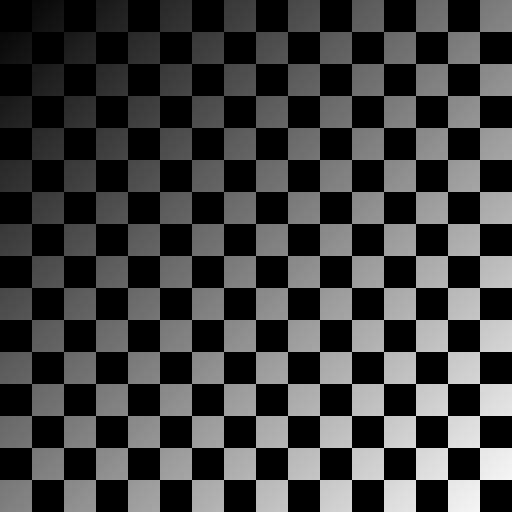
#> input picture HW3_3/checkerboard1024-shaded.tif, 1024 x 1024 px (shown at 1/2 size)
$ python q_all.py
#> lines starting #> are read from the running program, lines starting #| are printed output that depends on the picture
# q1.py — 存檔 + 立即顯示結果圖（--show 可關閉）
import os, sys, argparse
from pathlib import Path
import numpy as np
import cv2
import matplotlib.pyplot as plt

def read_gray(path):
    p = Path(path)
    if not p.exists():
        here = Path.cwd()
        cand = list(here.glob("**/checkerboard1024-shaded.*")) + list(here.glob("**/N1.*"))
        msg = [f"[ERROR] File not found: {p}"]
        msg.append(f"  - Current working dir: {here}")
        if cand:
            msg.append("  - I found similarly named files:")
            msg += [f"    * {c}" for c in cand[:10]]
        else:
            msg.append("  - No similarly named files found under current dir.")
        raise FileNotFoundError("\n".join(msg))

    img = cv2.imread(str(p), cv2.IMREAD_UNCHANGED)
    if img is None:
        try:
            import imageio.v2 as imageio
            img = imageio.imread(p)
            if img.ndim == 3:
                img = cv2.cvtColor(img, cv2.COLOR_RGB2GRAY)
        except Exception:
            try:
                from PIL import Image
                img = np.array(Image.open(p).convert("L"))
            except Exception as e:
                raise RuntimeError(f"[ERROR] Failed to load image by cv2/imageio/PIL: {p}\n{e}")

    if img.ndim == 3:
        img = cv2.cvtColor(img, cv2.COLOR_BGR2GRAY)
    return img.astype(np.float64)

def gaussian_kernel_params(h, w, K):
    sigma = min(h, w) / K
    ksize = int(2*np.ceil(3*sigma) + 1)
    return int(ksize), float(sigma)

def estimate_shading(img, ksize, sigma):
    if ksize > 0 and ksize % 2 == 1 and ksize <= 1001:
        return cv2.GaussianBlur(img, (ksize, ksize), sigma, sigma, borderType=cv2.BORDER_REFLECT)
    return cv2.GaussianBlur(img, (0, 0), sigma, sigma, borderType=cv2.BORDER_REFLECT)

def flatfield_correction(img, shade, eps=1e-6):
    shade_norm = shade / (shade.mean() + eps)
    return img / (shade_norm + eps)

def rescale_to_uint8(im):
    im = im - im.min()
    if im.max() > 0: im = im / im.max()
    return (im*255.0 + 0.5).astype(np.uint8)

def run(path, K, tag, out_dir, show=True):
    img = read_gray(path)
    h, w = img.shape
    ksize, sigma = gaussian_kernel_params(h, w, K)
    shade = estimate_shading(img, ksize, sigma)
    corr  = flatfield_correction(img, shade)

    out = Path(out_dir); out.mkdir(parents=True, exist_ok=True)
    base = Path(path).stem
    p_shade = out/f"{base}_shade_{tag}.png"
    p_corr  = out/f"{base}_corrected_{tag}.png"
    p_panel = out/f"{base}_panel_{tag}.png"

    cv2.imwrite(str(p_shade), rescale_to_uint8(shade))
    cv2.imwrite(str(p_corr),  rescale_to_uint8(corr))

    plt.figure(figsize=(12,4))
    plt.subplot(1,3,1); plt.imshow(rescale_to_uint8(img),   cmap="gray"); plt.title(f"{base}: original"); plt.axis("off")
    plt.subplot(1,3,2); plt.imshow(rescale_to_uint8(shade), cmap="gray"); plt.title(f"shading (ksize={ksize}, σ={sigma:.1f})"); plt.axis("off")
    plt.subplot(1,3,3); plt.imshow(rescale_to_uint8(corr),  cmap="gray"); plt.title("corrected (divide by shading)"); plt.axis("off")
    plt.tight_layout(); plt.savefig(p_panel, dpi=150, bbox_inches="tight")
    if show:
        plt.show()
    else:
        plt.close()

    print(f"[OK] {base}  size={h}x{w}  kernel≈{ksize}  sigma={sigma:.2f}")
    print(f"     shading   → {p_shade}")
    print(f"     corrected → {p_corr}")
    print(f"     panel     → {p_panel}")

def main():
    ap = argparse.ArgumentParser()
    ap.add_argument("--img1", default="./checkerboard1024-shaded.tif", help="path to checkerboard shaded image")
    ap.add_argument("--img2", default="./N1.bmp", help="path to N1 image")
    ap.add_argument("--out",  default="./outputs", help="output directory")
    ap.add_argument("--K1", type=float, default=18.0, help="K for image 1 (checkerboard)")
    ap.add_argument("--K2", type=float, default=28.0, help="K for image 2 (N1)")
    ap.add_argument("--no-show", action="store_true", help="do not display figures (still saves files)")
    args = ap.parse_args()

    run(args.img1, K=args.K1, tag="checkerboard", out_dir=args.out, show=(not args.no_show))
#> in read_gray, img is the input picture: shape (1024, 1024); min 0, max 244, mean 63.1
#> in estimate_shading, `return cv2.GaussianBlur(img, (ksize, ksize), sigma, sigma, borderType=..`:
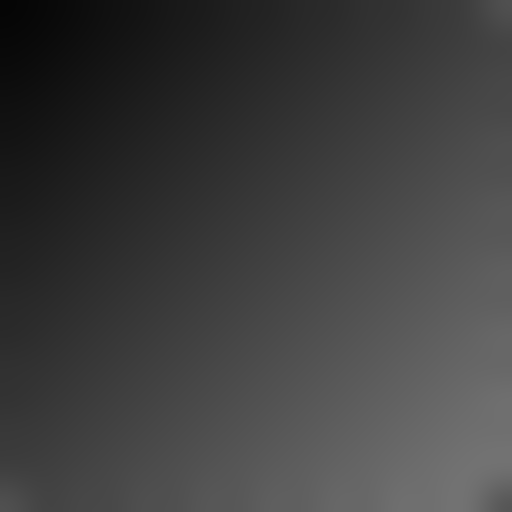
#> returned value: shape (1024, 1024) float64 (shown at 1/2 size); min 5.34, max 114.8, mean 63.1
#> in flatfield_correction, `shade_norm = shade / (shade.mean() + eps)`:
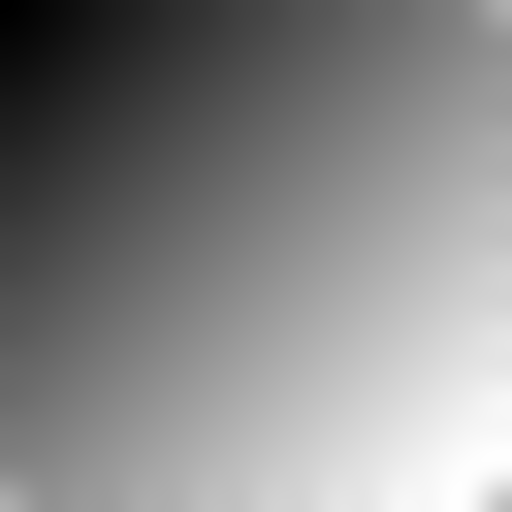
#> shade_norm: shape (1024, 1024) float64 (shown at 1/2 size); min 0.0846, max 1.82, mean 1; drawn with min black and max white
#> in run, `plt.tight_layout()`:
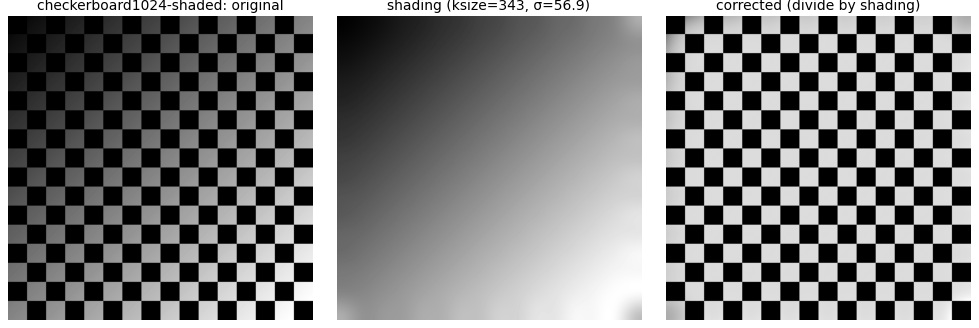
#> figure drawn by matplotlib, 3 panels
#| [OK] checkerboard1024-shaded  size=1024x1024  kernel≈343  sigma=56.89
    run(args.img2, K=args.K2, tag="N1",          out_dir=args.out, show=(not args.no_show))
#> call 2 of run, with path = './N1.bmp', K = 28, tag = 'N1', out_dir = './outputs', show = True
#> call 2 of read_gray, with path = './N1.bmp'
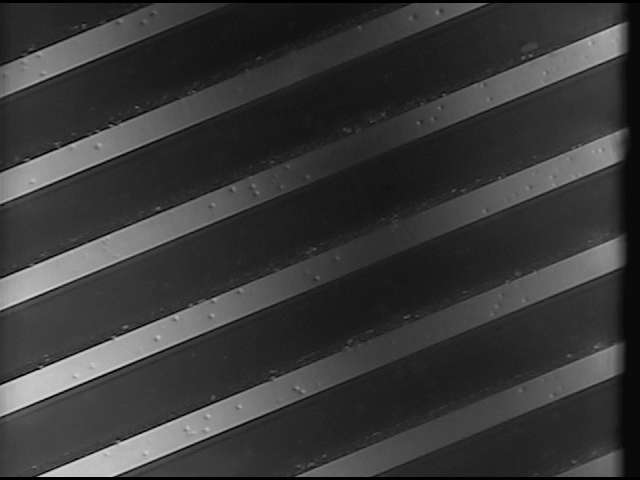
#> input picture HW3_3/N1.bmp, 640 x 480 px
#> in read_gray, img is the input picture: shape (480, 640, 3); mean B, G, R 56.7, 56.9, 57
#> call 2 of flatfield_correction, with eps = 1e-06
#> in flatfield_correction (call 2), `shade_norm = shade / (shade.mean() + eps)`:
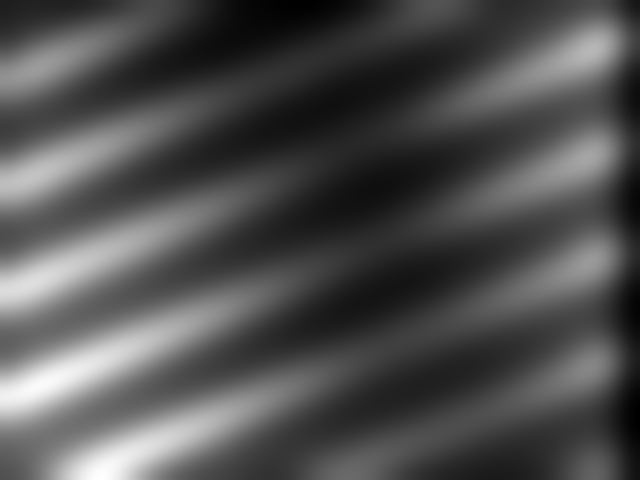
#> shade_norm: shape (480, 640) float64; min 0.305, max 2.51, mean 1; drawn with min black and max white
#> in rescale_to_uint8 (call 7), `if im.max() > 0: im = im / im.max()`:
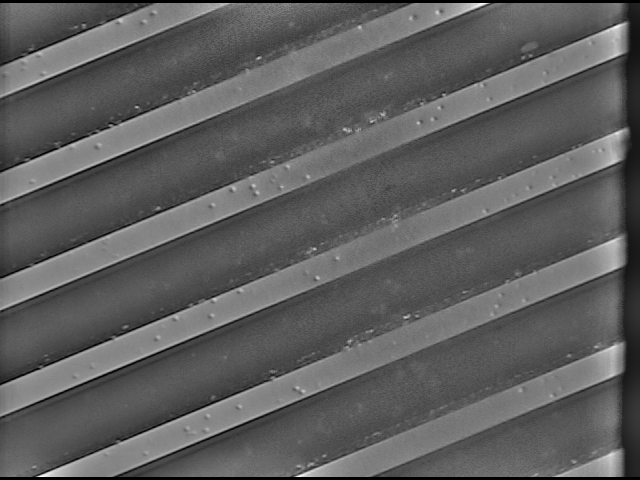
#> im: shape (480, 640) float64; min 0, max 1, mean 0.371
#> in run (call 2), `plt.tight_layout()`:
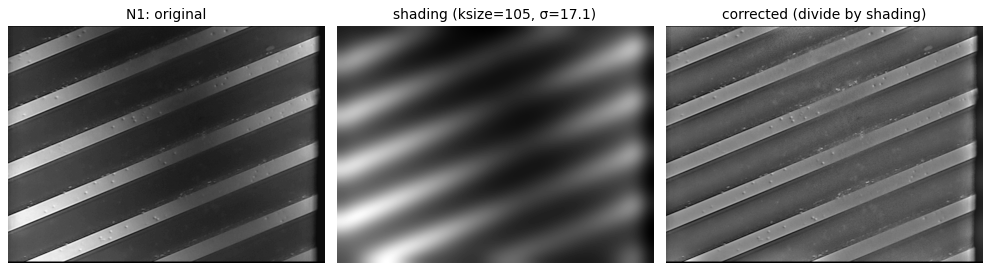
#> figure drawn by matplotlib, 3 panels
#| [OK] N1  size=480x640  kernel≈105  sigma=17.14

if __name__ == "__main__":
    main()
